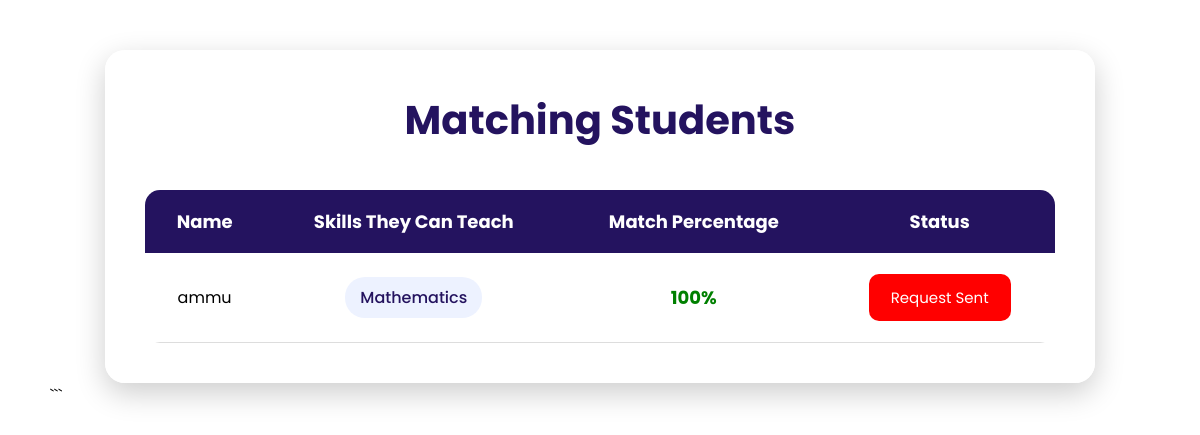
The page /matchingstudent (signed in) on the database its author committed.
### tables this page shows
CREATE TABLE students(
    id INTEGER PRIMARY KEY AUTOINCREMENT,
    firebase_uid TEXT UNIQUE,
    name TEXT,
    roll_no TEXT,
    email TEXT UNIQUE,
    department TEXT,
    year INTEGER
);

CREATE TABLE skills(
    id INTEGER PRIMARY KEY AUTOINCREMENT,
    student_id INTEGER,
    skill_name TEXT,
    skill_type TEXT,
    FOREIGN KEY(student_id) REFERENCES students(id)
);

### app.py (the view)
@app.route('/matchingstudent')
def matchingstudent():
    if 'student_id' not in session:
        return redirect('/login')
    conn = get_db_connection()
    cursor = conn.cursor()
    cursor.execute(
        '''
        SELECT skill_name
        FROM skills
        WHERE student_id=?
        AND skill_type='Learn'
        ''',
        (session['student_id'],)
    )
    my_learn = [
        row['skill_name']
        for row in cursor.fetchall()
    ]
    cursor.execute(
        '''
        SELECT id,name
        FROM students
        WHERE id!=?
        ''',
        (session['student_id'],)
    )
    others = cursor.fetchall()
    matches = []
    for student in others:
        cursor.execute(
            '''
            SELECT skill_name
            FROM skills
            WHERE student_id=?
            AND skill_type='Teach'
            ''',
            (student['id'],)
        )
        their_teach = [
            row['skill_name']
            for row in cursor.fetchall()
        ]
        common_skills = list(
            set(my_learn) &
            set(their_teach)
        )
        if common_skills:
            percentage = int(
                len(common_skills)
                /
                len(my_learn)
                * 100
            )
            matches.append({
                'id': student['id'],
                'name': student['name'],
                'skills': common_skills,
                'percentage': percentage
            })
    cursor.execute(
        '''
        SELECT receiver_id
        FROM exchange_requests
        WHERE sender_id=?
        ''',
        (session['student_id'],)
    )
    sent_requests = [
        row['receiver_id']
        for row in cursor.fetchall()
    ]
    matches.sort(
        key=lambda x: x['percentage'],
        reverse=True
    )
    conn.close()
    return render_template(
        'matchingstudent.html',
        matches=matches,
        sent_requests=sent_requests
    )

### app.py (called while the page is built)
def get_db_connection():
    conn = sqlite3.connect('skillexchange.db')
    conn.row_factory = sqlite3.Row
    return conn

### templates/matchingstudent.html (shortened to what this page needs)
<!DOCTYPE html>
<html>
<head>
</head>
<body>
<div class="container">
<h1>
Matching Students
</h1>
<table>
<tr>
<th>
Name
</th>
<th>
Skills They Can Teach
</th>
<th>
Match Percentage
</th>
<th>
Status
</th>
</tr>
{% for student in matches %}
<tr>
<td>
{{student.name}}
</td>
<td>
{% for skill in student.skills %}
<span class="skill">
{{skill}}
</span>
{% endfor %}
</td>
<td class="percent">
{{student.percentage}}%
</td>
<td>
<form action="/send_request/{{student.id}}" method="POST">
{% if student.id in sent_requests %}
<button class="sent">
Request Sent
</button>
{% else %}
<button class="send">
Send Request
</button>
{% endif %}
</form>
</td>
</tr>
{% endfor %}
</table>
</div>
</body>
</html>

### templates/matchingstudent.html (style rules this page uses)
* { margin:0; padding:0; box-sizing:border-box; font-family:'Poppins',sans-serif; }
body { background-image:url("/static/images/register_bg.jpg"); background-size:cover; background-position:center; background-repeat:no-repeat; min-height:100vh; padding:50px; }
.container { width:90%; margin:auto; background:rgba(255,255,255,0.95); padding:40px; border-radius:20px; box-shadow:0px 10px 30px rgba(0,0,0,0.2); }
h1 { text-align:center; color:#24135F; margin-bottom:40px; font-size:40px; }
table { width:100%; border-collapse:collapse; overflow:hidden; border-radius:15px; }
th { background:#24135F; color:white; padding:18px; font-size:18px; }
td { padding:20px; text-align:center; border-bottom:1px solid #ddd; }
.skill { display:inline-block; background:#edf2ff; color:#24135F; padding:8px 15px; border-radius:20px; margin:4px; font-weight:500; }
.percent { color:green; font-size:18px; font-weight:700; }
.sent { background:red; color:white; border:none; padding:12px 22px; border-radius:10px; cursor:pointer; font-size:15px; }

### rows shown on the page
students: name "ammu", percentage "100", shows "Request Sent"
skills: skill_name "Mathematics"
